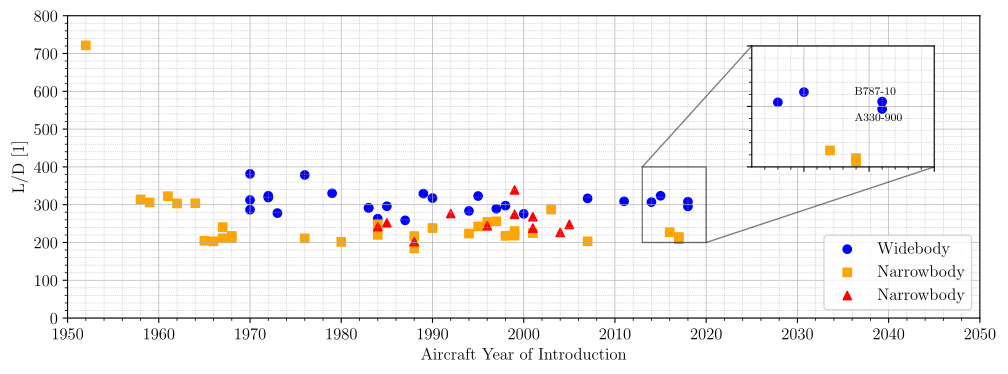

This figure's Python source:
#%%
# runs code as interactive cell 
# https://code.visualstudio.com/docs/python/jupyter-support-py

# IMPORTS #######################################

# plotting
import matplotlib.pyplot as plt
# unit conversion
cm = 1/2.54 # for inches-cm conversion
# time manipulation
from datetime import datetime
# data science
import numpy as np
import pandas as pd

# SETUP #########################################


plt.rcParams.update({
    "text.usetex": True,
    "font.family": "Arial",
    "font.sans-serif": "Computer Modern",
    'font.size': 12
})

# DATA IMPORT ###################################

df_eff = pd.read_excel(
    io = '../efficiency/data/data_29-11-2023.xlsx',
    sheet_name = 'data',
    usecols = lambda column: column in [
        'Name',
        'Type',
        'YOI',
        'OEW/Exit Limit',
    ],
    dtype={
        'Name': str,
        'Type': str,
        'YOI': int,
        'OEW/Exit Limit': float,
    },
    header = 0,
    engine = 'openpyxl'
)

# DATA MANIPULATION #############################

# FIGURE ########################################

# SETUP ######################

fig, ax = plt.subplots(
    num = 'main',
    nrows = 1,
    ncols = 1,
    dpi = 300,
    figsize=(30*cm, 10*cm), # A4=(210x297)mm,
)

# SECONDARY AXES ##############

x1, x2, y1, y2 = 2013, 2020, 200, 400  # subregion of the original image
axins = ax.inset_axes(
    bounds = [0.75, 0.5, 0.2, 0.4],
    xlim=(x1, x2), ylim=(y1, y2), xticklabels=[], yticklabels=[])
ax.indicate_inset_zoom(axins, edgecolor="black")

# AXIS LIMITS ################

ax.set_xlim(1950, 2050)
ax.set_ylim(0,800)

# TICKS AND LABELS ###########

from matplotlib.ticker import MultipleLocator
ax.xaxis.set_major_locator(MultipleLocator(10))
ax.xaxis.set_minor_locator(MultipleLocator(1))

for axis in [ax, axins]:
    axis.minorticks_on()
    axis.tick_params(axis='x', which='minor', bottom=True)

# GRIDS ######################

for axis in [ax, axins]:
    axis.grid(which='major', axis='y', linestyle='-', linewidth = 0.5)
    axis.grid(which='minor', axis='y', linestyle=':', linewidth = 0.5)
    axis.grid(which='major', axis='x', linestyle='-', linewidth = 0.5)
    axis.grid(which='minor', axis='x', linestyle=':', linewidth = 0.5)


# AXIS LABELS ################

ax.set_ylabel("L/D [1]")
ax.set_xlabel("Aircraft Year of Introduction")

# PLOTTING ###################



for axis in [ax, axins]:
    axis.scatter(
        x = df_eff.loc[df_eff['Type']=='Wide']['YOI'],
        y = df_eff.loc[df_eff['Type']=='Wide']['OEW/Exit Limit'],
        marker = 'o',
        color = 'blue',
        label = 'Widebody'
    )
    axis.scatter(
        x = df_eff.loc[df_eff['Type']=='Narrow']['YOI'],
        y = df_eff.loc[df_eff['Type']=='Narrow']['OEW/Exit Limit'],
        marker = 's',
        color = 'orange',
        label = 'Narrowbody'
    )
    axis.scatter(
        x = df_eff.loc[df_eff['Type']=='Regional']['YOI'],
        y = df_eff.loc[df_eff['Type']=='Regional']['OEW/Exit Limit'],
        marker = '^',
        color = 'red',
        label = 'Narrowbody'
    )

axins.annotate('A330-900', (2018, 299), fontsize=8, xytext=(-20, -10), textcoords='offset points')
axins.annotate('B787-10', (2018, 308), fontsize=8, xytext=(-20, 5), textcoords='offset points')


# LEGEND ####################

ax.legend(
    loc='lower right',
)

# EXPORT #########################################

from pathlib import Path
figure_name: str = str(Path.cwd().stem + '.pdf')

plt.savefig(
    fname = figure_name,
    format="pdf",
    bbox_inches='tight',
    transparent = False
)
# %%
